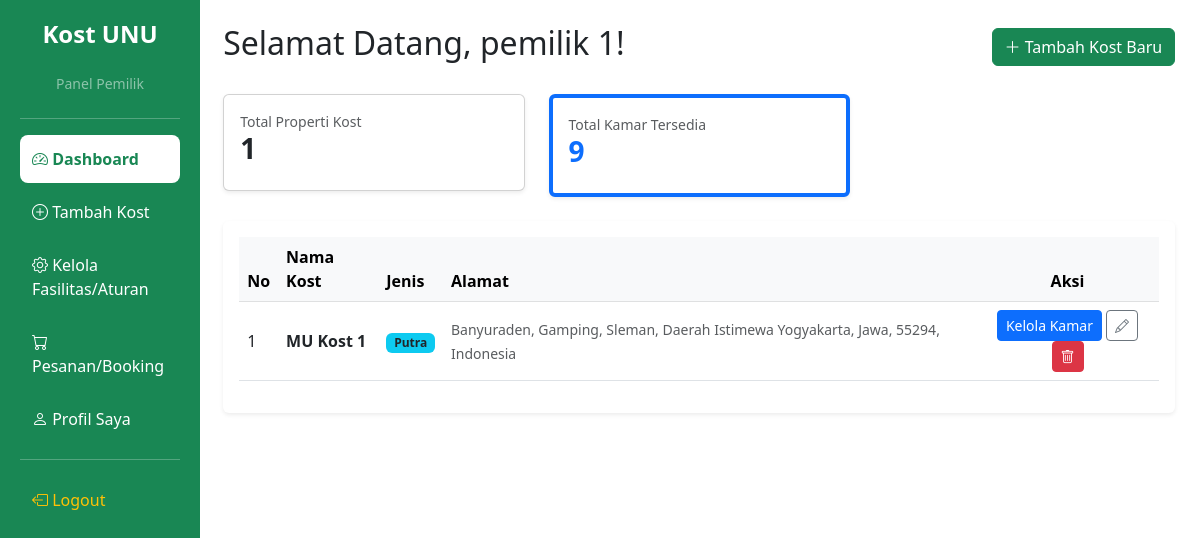
Page /pemilik/dashboard.php (signed in) on the committed database.
### tables this page shows
CREATE TABLE `users` (
  `id_user` int NOT NULL,
  `username` varchar(50) NOT NULL,
  `password` varchar(255) NOT NULL,
  `nama_lengkap` varchar(100) DEFAULT NULL,
  `role` enum('adminsuper','pemilik','mahasiswa') NOT NULL,
  `no_hp` varchar(20) DEFAULT NULL,
  `foto_profil` int NOT NULL
);

CREATE TABLE `kost` (
  `id_kost` int NOT NULL,
  `id_pemilik` int DEFAULT NULL,
  `nama_kost` varchar(100) DEFAULT NULL,
  `alamat` text,
  `latitude` decimal(10,8) DEFAULT NULL,
  `longitude` decimal(11,8) DEFAULT NULL,
  `jenis_kost` enum('Putra','Putri','Campur') DEFAULT NULL
);

### pemilik/dashboard.php (the view, shortened to what this page needs)
<?php
include '../koneksi.php';
$id_pemilik = $_SESSION['id_user'];
$query_user = mysqli_query($conn, "SELECT nama_lengkap FROM users WHERE id_user = '$id_pemilik'");
$user_data = mysqli_fetch_assoc($query_user);
$displayName = $user_data['nama_lengkap'] ?? 'Pemilik';
$query_statistik = "SELECT
    (SELECT COUNT(*) FROM kost WHERE id_pemilik = '$id_pemilik') as total_kost,
    (SELECT SUM(stok_kamar) FROM kamar JOIN kost ON kamar.id_kost = kost.id_kost WHERE kost.id_pemilik = '$id_pemilik') as total_kamar";
$res_stat = mysqli_query($conn, $query_statistik);
$stat = mysqli_fetch_assoc($res_stat);
$query_kost = "SELECT * FROM kost WHERE id_pemilik = '$id_pemilik'";
$res_kost = mysqli_query($conn, $query_kost);
?>
<!DOCTYPE html>
<html lang="id">
<head>
    <link href="https://cdn.jsdelivr.net/npm/bootstrap@5.3.0/dist/css/bootstrap.min.css" rel="stylesheet">
    <link rel="stylesheet" href="https://cdn.jsdelivr.net/npm/bootstrap-icons@1.11.1/font/bootstrap-icons.css">
</head>
<body>
    <div class="container-fluid">
        <div class="row">
            <?php include 'sidebar.php'; ?>
            <div class="col-md-10 p-4" style="margin-left: 16.6%;">
                <div class="d-flex justify-content-between align-items-center mb-4">
                    <h2>Selamat Datang, <?= htmlspecialchars($displayName); ?>!</h2>
                    <a href="tambah_kost.php" class="btn btn-success"><i class="bi bi-plus-lg"></i> Tambah Kost Baru</a>
                </div>
                <div class="row mb-4">
                    <div class="col-md-4">
                        <div class="card shadow-sm p-3">
                            <small class="text-muted">Total Properti Kost</small>
                            <h3 class="fw-bold"><?= $stat['total_kost'] ?? 0; ?></h3>
                        </div>
                    </div>
                    <div class="col-md-4">
                        <div class="card shadow-sm p-3 border-primary border-start border-4">
                            <small class="text-muted">Total Kamar Tersedia</small>
                            <h3 class="fw-bold text-primary"><?= $stat['total_kamar'] ?? 0; ?></h3>
                        </div>
                    </div>
                </div>
                <div class="card shadow-sm border-0">
                    <div class="card-body">
                        <div class="table-responsive">
                            <table class="table table-hover align-middle">
                                <thead class="table-light">
                                    <tr>
                                        <th>No</th>
                                        <th>Nama Kost</th>
                                        <th>Jenis</th>
                                        <th>Alamat</th>
                                        <th class="text-center">Aksi</th>
                                    </tr>
                                </thead>
                                <tbody>
                                    <?php
                                    $no = 1;
                                    while ($k = mysqli_fetch_assoc($res_kost)):
                                    ?>
                                        <tr>
                                            <td><?= $no++; ?></td>
                                            <td><strong><?= $k['nama_kost']; ?></strong></td>
                                            <td><span class="badge bg-info text-dark"><?= $k['jenis_kost']; ?></span></td>
                                            <td><small class="text-muted"><?= $k['alamat']; ?></small></td>
                                            <td class="text-center">
                                                <a href="kelola_kamar.php?id=<?= $k['id_kost']; ?>" class="btn btn-sm btn-primary">Kelola Kamar</a>
                                                <a href="edit_kost.php?id=<?= $k['id_kost']; ?>" class="btn btn-sm btn-outline-secondary"><i class="bi bi-pencil"></i></a>
                                                <a href="?hapus_id=<?= $k['id_kost']; ?>"
                                                    class="btn btn-danger btn-sm"
                                                    onclick="return confirm('Apakah Anda yakin ingin menghapus kost ini?')">
                                                    <i class="bi bi-trash"></i>
                                                </a>
                                            </td>
                                        </tr>
                                    <?php endwhile; ?>
                                </tbody>
                            </table>
                        </div>
                    </div>
                </div>
            </div>
        </div>
    </div>
</body>
</html>

### pemilik/sidebar.php (style rules this page uses)
.col-md-10 { margin-left: 16.666667%; }

### rows in the picture
users: nama_lengkap "pemilik 1"
kost: nama_kost "MU Kost 1", jenis_kost "Putra", alamat "Banyuraden, Gamping, Sleman, Daerah Istimewa Yogyakarta, Jawa, 55294, Indonesia"

### other values in the picture
$stat['total_kost'] "1"
$stat['total_kamar'] "9"
